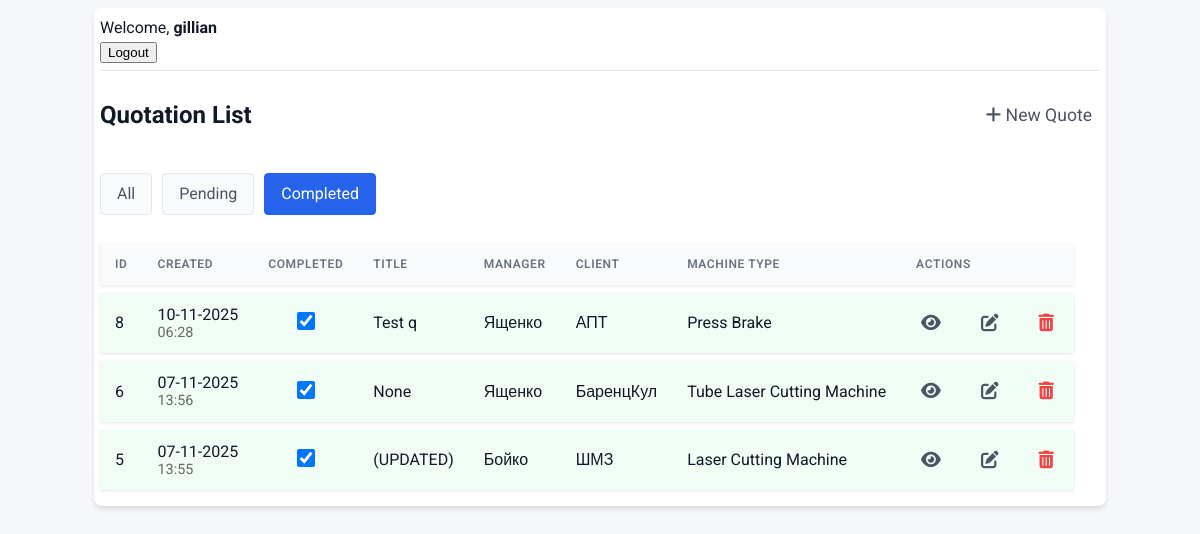
Page /?status=completed (signed in) on the committed database.
### base/models.py (models this page shows, shortened)
class Quote(models.Model):
    title = models.CharField(max_length=200, blank=True, null=True)  # Making it nullable temporarily
    manager = models.CharField(max_length=200)
    client = models.CharField(max_length=200)
    MACHINE_CHOICES = [
        ('laser_cutting', 'Laser Cutting Machine'),
        ('press_brake', 'Press Brake'),
        ('tube_laser', 'Tube Laser Cutting Machine'),
    ]
    machine_type = models.CharField(max_length=50, choices=MACHINE_CHOICES)
    working_area = models.CharField(max_length=200, blank=True, null=True)  # e.g. "3000x1500"
    laser_source_power = models.CharField(max_length=200, blank=True, null=True)  # e.g. "3000W"
    compressor = models.BooleanField(default=False)
    stabilizer = models.BooleanField(default=False)
    bevel_laser_head = models.BooleanField(default=False)
    bending_capacity = models.CharField(max_length=200, blank=True, null=True)  # e.g. "125 t"
    working_length = models.CharField(max_length=200, blank=True, null=True)  # e.g. "3200 mm"
    CNC_CHOICES = [
        ('DA_53T', 'Delem DA-53T'),
        ('DA_69T', 'Delem DA-69T'),
        ('DA_66T', 'Delem DA-66T'),
    ]
    CNC_type = models.CharField(max_length=200, blank=True, null=True, choices=CNC_CHOICES)  # e.g. "Delem DA-53T"
    AXIS_CHOICES = [
        ('6_1', '6+1 Axis'),
        ('4_1', '4+1 Axis'),
    ]
    axis_type = models.CharField(max_length=200, blank=True, null=True, choices=AXIS_CHOICES)  # e.g. "6+1 Axis"
    tube_length = models.CharField(max_length=200, blank=True, null=True)  # e.g. "6000 mm"
    tube_diameter = models.CharField(max_length=200, blank=True, null=True)  # e.g. "300 mm"
    length_of_unloading_table = models.CharField(max_length=200, blank=True, null=True)  # e.g. "3000 mm"
    LOADING_CHOICES = [
       ('automatic', 'Automatic'),
       ('semi_automatic', 'Semi-Automatic'),
       ('manual', 'Manual'),
   ]
    loading_type = models.CharField(max_length=20, choices=LOADING_CHOICES, blank=True)
    two_chucks = models.BooleanField(default=False)
    three_chucks = models.BooleanField(default=False)
    completed = models.BooleanField(default=False)
    additional_requirements = models.TextField(blank=True, null=True)
    attachment = models.FileField(upload_to='quote_attachments/%Y/%m/%d/', blank=True, null=True)
    created_at = models.DateTimeField(auto_now_add=True)
    updated_at = models.DateTimeField(auto_now=True)

### base/views.py (the view)
# urls.py: path('', QuoteList.as_view(), name='quotes'),
class QuoteList(LoginRequiredMixin, ListView):
    model = Quote
    context_object_name = 'quotes'
    template_name = 'base/quote_list.html'
    def get_queryset(self):
        queryset = super().get_queryset()
        status = self.request.GET.get('status', 'all')
        if status == 'pending':
            return queryset.filter(completed=False).order_by('-created_at')
        elif status == 'completed':
            return queryset.filter(completed=True).order_by('-created_at')
        else:
            return queryset.order_by('-created_at')
    def get_context_data(self, **kwargs):
        context = super().get_context_data(**kwargs)
        context['current_status'] = self.request.GET.get('status', 'all')
        return context

### base/templates/base/quote_list.html (shortened to what this page needs)
{% extends 'base/main.html' %}
{% block content %}
    <div class="auth-section">
  {% if request.user.is_authenticated %}
    <div>Welcome, <strong>{{ request.user }}</strong></div>
    <form action="{% url 'logout' %}" method="post">
      <button type="submit">Logout</button>
    </form>
  {% else %}
    <a href="{% url 'login' %}" class="btn">Login</a>
  {% endif %}
</div>
<hr>
<div class="header-container">
    <h2>Quotation List</h2>
    <a href="{% url 'quote-create' %}" class="action-link">
        <i class="fas fa-plus"></i> New Quote
    </a>
</div>
<link rel="stylesheet" href="https://cdnjs.cloudflare.com/ajax/libs/font-awesome/6.0.0-beta3/css/all.min.css">
<div class="status-filters">
    <a href="?status=all" class="status-btn {% if current_status == 'all' %}active{% endif %}">
        All
    </a>
    <a href="?status=pending" class="status-btn {% if current_status == 'pending' %}active{% endif %}">
        Pending
    </a>
    <a href="?status=completed" class="status-btn {% if current_status == 'completed' %}active{% endif %}">
        Completed
    </a>
</div>
<table>
  <tr>
    <th>ID</th>
    <th>Created</th>
    <th>Completed</th>
    <th>Title</th>
    <th>Manager</th>
    <th>Client</th>
    <th>Machine Type</th>
    <th colspan="3">Actions</th>
  </tr>
  {% for quote in quotes %}
  <tr class="{% if quote.completed %}row-completed{% else %}row-pending{% endif %}">
    <td>{{ quote.id }}</td>
    <td>
        <div style="line-height: 1.2;">
            <div>{{ quote.created_at|date:"d-m-Y" }}</div>
            <div style="font-size: 0.9em; color: #666;">{{ quote.created_at|time:"H:i" }}</div>
        </div>
    </td>
    <td style="text-align: center;">
        <form method="post" action="{% url 'quote-toggle-complete' quote.id %}" class="toggle-form" style="display: inline-block; margin: 0;">
            <input type="checkbox" name="completed"
                   onchange="this.form.submit()"
                   {% if quote.completed %}checked{% endif %}
                   class="status-checkbox">
        </form>
    </td>
    <td>{{ quote.title }}</td>
    <td>{{ quote.manager }}</td>
    <td>{{ quote.client }}</td>
    <td>{{ quote.get_machine_type_display }}</td>
    <td class="action-cell">
        <a href="{% url 'quote' quote.id %}" title="View" class="action-link">
            <i class="fas fa-eye"></i>
        </a>
    </td>
    <td class="action-cell">
        <a href="{% url 'quote-update' quote.id %}" title="Edit" class="action-link">
            <i class="fas fa-edit"></i>
        </a>
    </td>
    <td class="action-cell">
        <a href="{% url 'quote-delete' quote.id %}" title="Delete" class="action-link text-danger">
            <i class="fas fa-trash-alt"></i>
        </a>
    </td>
  </tr>
  {% empty %}
  <tr>
    <td colspan="5">No quotes found.</td>
  </tr>
  {% endfor %}
</table>
{% endblock %}

### base/static/base/css/styles.css (style rules this page uses)
:root { --color-primary: #2563eb; --color-primary-hover: #1d4ed8; --color-danger: #ef4444; --color-danger-hover: #dc2626; --color-success: #10B981; --color-success-hover: #0d9f70; --color-text: #111827; --color-text-light: #4b5563; --color-border: #e5e7eb; --color-bg: #ffffff; --color-bg-light: #f9fafb; --spacing-unit: 2px; --spacing-sm: calc(var(--spacing-unit) * 1.5); --spacing-md: calc(var(--spacing-unit) * 2); --spacing-lg: calc(var(--spacing-unit) * 3); --spacing-xl: calc(var(--spacing-unit) * 4); --border-radius: 6px; --border-radius-sm: 4px; --border-radius-lg: 8px; --shadow-sm: 0 1px 2px 0 rgba(0, 0, 0, 0.05); --shadow: 0 4px 6px -1px rgba(0, 0, 0, 0.1), 0 2px 4px -1px rgba(0, 0, 0, 0.06); --shadow-md: 0 10px 15px -3px rgba(0, 0, 0, 0.1), 0 4px 6px -2px rgba(0, 0, 0, 0.05); --transition: all 0.2s ease-in-out; }
body { background-color: #f5f7fa; font-family: 'Roboto', sans-serif; color: var(--color-text); margin: 0; padding: 0; line-height: 1.5; }
.action-link { color: var(--color-text-light); text-decoration: none; font-size: 1.1em; transition: all var(--transition); padding: 5px 8px; border-radius: var(--border-radius-sm); display: inline-block; }
.action-link.text-danger { color: var(--color-danger); }
.action-cell { padding: var(--spacing-sm) var(--spacing-md) !important; text-align: center; white-space: nowrap; }
hr { border: none; border-top: 1px solid var(--color-border); margin: var(--spacing-lg) 0; }

### base/templates/base/quote_list.html (style rules this page uses)
.header-container { display: flex; justify-content: space-between; align-items: center; margin-bottom: 20px; }
.status-filters { display: flex; gap: 10px; margin-bottom: 20px; }
.status-btn { padding: 8px 16px; border: 1px solid #e2e8f0; border-radius: 4px; text-decoration: none; color: #4b5563; background-color: #f8fafc; transition: all 0.2s; }
.status-btn.active { background-color: #2563eb; color: white; border-color: #2563eb; }
.action-cell { padding: 8px 12px !important; text-align: center; }
.action-link { color: #4b5563; text-decoration: none; font-size: 1.1em; transition: color 0.2s; padding: 5px 8px; border-radius: 4px; }
.action-link.text-danger { color: #ef4444; }
.status-checkbox { width: 18px; height: 18px; cursor: pointer; }
.toggle-form { display: inline-block; }
.row-completed { background-color: #F0FDF4; border-left: 4px solid #10B981; }
table { border-collapse: separate; border-spacing: 0 8px; }
tr { background-color: white; box-shadow: 0 1px 3px rgba(0,0,0,0.1); transition: background-color 0.2s ease; cursor: pointer; }
th, td { padding: 12px 15px; text-align: left; vertical-align: middle; }
th { background-color: #F9FAFB; font-weight: 600; text-transform: uppercase; font-size: 0.75rem; letter-spacing: 0.05em; color: #6B7280; }

### rows in the picture
Quote: id "8", created_at "10-11-2025", created_at "06:28", completed "☑", title "Test q", manager "Ященко", client "АПТ", machine_type "Press Brake"
Quote: id "6", created_at "07-11-2025", created_at "13:56", completed "☑", title "None", manager "Ященко", client "БаренцКул", machine_type "Tube Laser Cutting Machine"
Quote: id "5", created_at "07-11-2025", created_at "13:55", completed "☑", title "(UPDATED)", manager "Бойко", client "ШМЗ", machine_type "Laser Cutting Machine"

### other values in the picture
{{ request.user }} "gillian"
